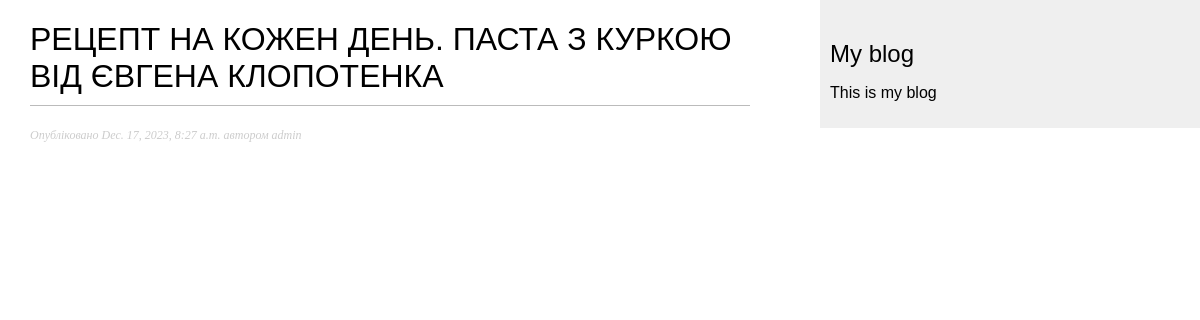
Screenshot of /blog/2023/12/17/chiken_pasta/ with the database file from the repository.
### blog/models.py (models this page shows, shortened)
class Post(models.Model):
    STATUS_CHOISES=(('draft','Draft'),('published','Published'),)
    title=models.CharField(max_length=250,verbose_name='Post name')
    slug=models.SlugField(max_length=250,unique_for_date='publish')
    author=models.ForeignKey(User,on_delete=models.CASCADE, related_name='blog_posts',verbose_name='Author')
    short_description=models.CharField(max_length=400,verbose_name='Description')
    publish=models.DateTimeField(default=timezone.now,verbose_name='Publish date')
    created = models.DateTimeField(auto_now_add=True, verbose_name='Create date')
    updated = models.DateTimeField(auto_now=True, verbose_name='Update')
    status=models.CharField(max_length=10, choices=STATUS_CHOISES,default='draft')
    image=models.ImageField(upload_to='porodact_images/',verbose_name='Image',blank=False)
    class Meta:
        ordering=('-publish',)

### blog/views.py (the view)
# urls.py: path('<int:year>/<int:month>/<int:day>/<slug:post>/',views.post_detail,name='post_detail'),
def post_detail(request,year,month,day,post):
    post_object=get_object_or_404(Post,slug=post,status='published',publish__year=year,
                                  publish__month=month,publish__day=day)
    post_points=PostPoint.objects.filter(post=post_object)
    return render(request,'blog/post/detail.html',{'post':post_object,'post_points':post_points})

### blog/templates/blog/post/detail.html (shortened to what this page needs)
{% extends "blog/base.html" %}
{% block content %}
    <h1>{{post.title}}</h1>
    <p class="date">Опубліковано {{post.publish}} автором {{post.author}}</p>
{% endblock %}

### blog/static/css/style.css (style rules this page uses)
body { margin:0; padding:0; font-family:helvetica, sans-serif; }
h1 { font-weight:normal; border-bottom:1px solid #bbb; padding:0 0 10px 0; }
p.date { color:#ccc; font-family: georgia, serif; font-size: 12px; font-style: italic; }

### rows the page displays
Post: title "РЕЦЕПТ НА КОЖЕН ДЕНЬ. ПАСТА З КУРКОЮ ВІД ЄВГЕНА КЛОПОТЕНКА", publish "Dec. 17, 2023, 8:27 a.m.", author "admin"
